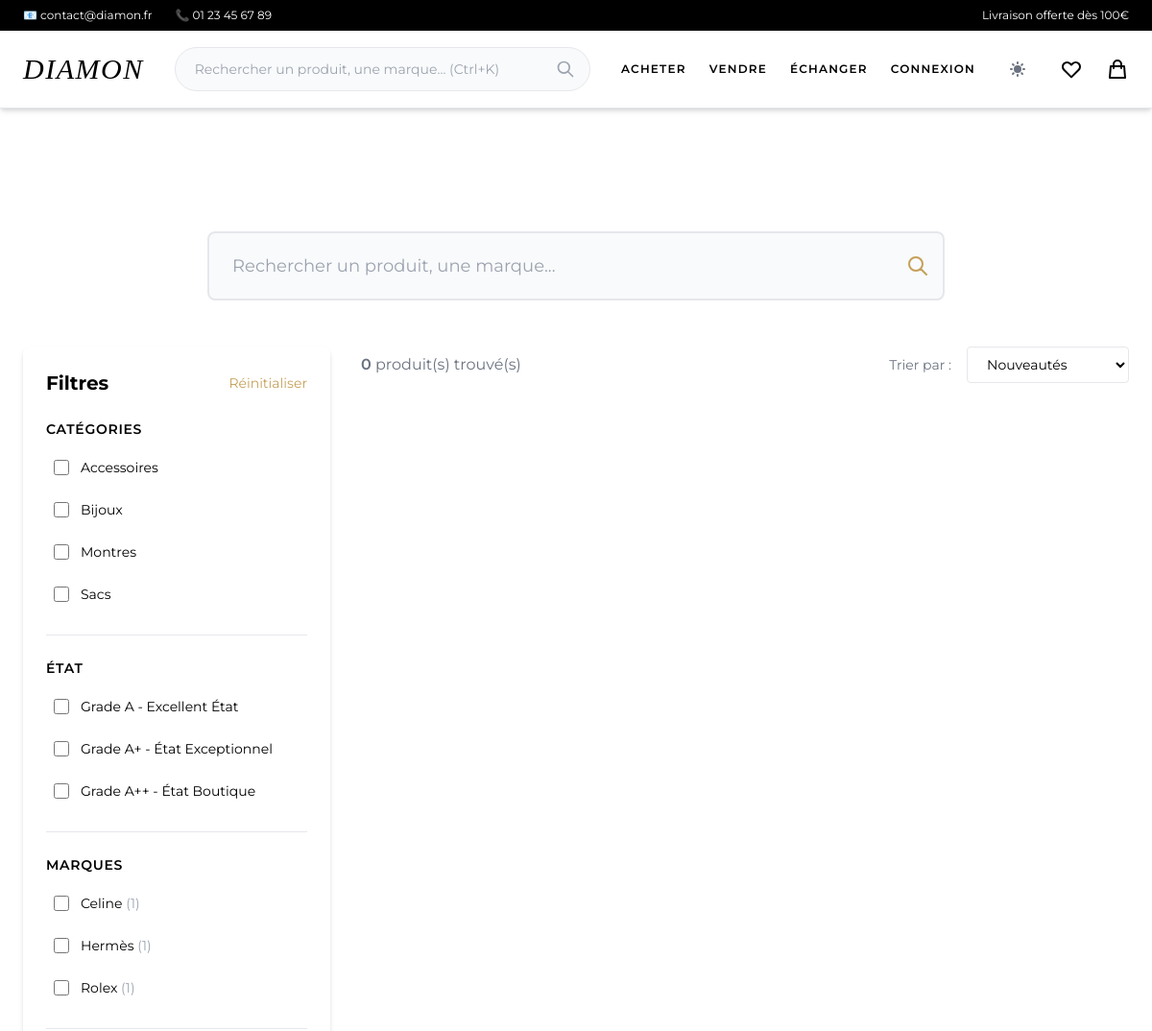
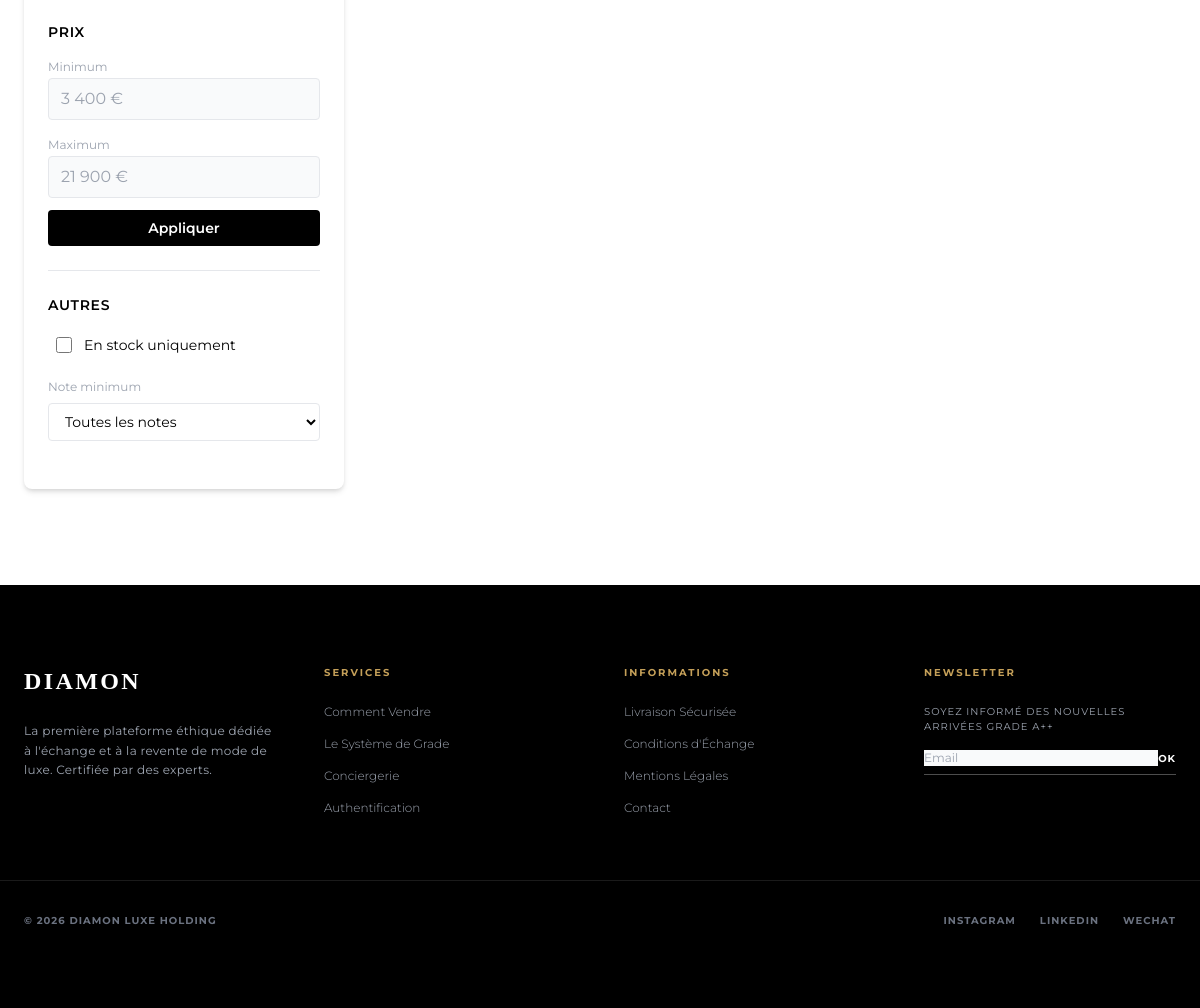
Page /recherche.php on the committed database (2 pictures, top to bottom).
### tables this page shows
CREATE TABLE categorie (
    id INT PRIMARY KEY AUTO_INCREMENT,
    nom VARCHAR(100) NOT NULL,
    slug VARCHAR(100) NOT NULL UNIQUE,
    description TEXT,
    created_at TIMESTAMP DEFAULT CURRENT_TIMESTAMP
);

CREATE TABLE grade (
    id INT PRIMARY KEY AUTO_INCREMENT,
    code VARCHAR(10) NOT NULL UNIQUE,
    nom VARCHAR(100) NOT NULL,
    description TEXT
);

### models/Recherche.php (called while the page is built, shortened)
<?php
require_once __DIR__ . '/../includes/db.php';
class Recherche {
    public static function getMarquesDisponibles() {
        global $pdo;
        try {
            $stmt = $pdo->query("
                SELECT DISTINCT marque, COUNT(*) as nb_produits
                FROM produit
                WHERE disponible = 1
                GROUP BY marque
                ORDER BY marque ASC
            ");
            return $stmt->fetchAll(PDO::FETCH_ASSOC);
        } catch (PDOException $e) {
            error_log("Erreur get marques: " . $e->getMessage());
            return [];
        }
    }
    public static function getPlagePrix() {
        global $pdo;
        try {
            $stmt = $pdo->query("
                SELECT
                    MIN(prix) as prix_min,
                    MAX(prix) as prix_max
                FROM produit
                WHERE disponible = 1
            ");
            return $stmt->fetch(PDO::FETCH_ASSOC);
        } catch (PDOException $e) {
            error_log("Erreur get plage prix: " . $e->getMessage());
            return ['prix_min' => 0, 'prix_max' => 0];
        }
    }
}

### recherche.php (the view, shortened to what this page needs)
<?php
require_once __DIR__ . '/includes/header.php';
require_once __DIR__ . '/models/Recherche.php';
$categories = $pdo->query("SELECT * FROM categorie ORDER BY nom")->fetchAll();
$grades = $pdo->query("SELECT * FROM grade ORDER BY code")->fetchAll();
$marques = Recherche::getMarquesDisponibles();
$plage_prix = Recherche::getPlagePrix();
$params_initiaux = [
    'q' => $_GET['q'] ?? '',
    'categorie' => $_GET['categorie'] ?? null,
    'grade' => $_GET['grade'] ?? null,
    'marque' => $_GET['marque'] ?? null,
    'prix_min' => $_GET['prix_min'] ?? '',
    'prix_max' => $_GET['prix_max'] ?? '',
    'sort' => $_GET['sort'] ?? 'nouveautes'
];
?>
<main class="pt-32 pb-24">
    <div class="max-w-7xl mx-auto px-6">
        <div class="mb-12">
            <div class="max-w-3xl mx-auto">
                <div class="relative">
                    <input type="text"
                           id="searchInput"
                           value="<?= htmlspecialchars($params_initiaux['q']) ?>"
                           placeholder="Rechercher un produit, une marque..."
                           class="w-full px-6 py-5 text-lg border-2 border-gray-300 rounded-lg focus:border-gold focus:outline-none pr-12">
                    <button onclick="lancerRecherche()"
                            class="absolute right-4 top-1/2 transform -translate-y-1/2 text-gold hover:text-black transition">
                        <svg class="w-6 h-6" fill="none" stroke="currentColor" viewBox="0 0 24 24">
                            <path stroke-linecap="round" stroke-linejoin="round" stroke-width="2" d="M21 21l-6-6m2-5a7 7 0 11-14 0 7 7 0 0114 0z"></path>
                        </svg>
                    </button>
                </div>
            </div>
        </div>
        <div class="flex gap-8">
            <aside class="w-80 flex-shrink-0">
                <div class="bg-white rounded-lg shadow p-6 sticky top-32">
                    <div class="flex items-center justify-between mb-6">
                        <h2 class="text-xl font-bold">Filtres</h2>
                        <button onclick="resetFiltres()"
                                class="text-sm text-gold hover:underline">
                            Réinitialiser
                        </button>
                    </div>
                    <div class="mb-6 pb-6 border-b">
                        <h3 class="font-semibold mb-3 text-sm uppercase tracking-wider">Catégories</h3>
                        <div class="space-y-2">
                            <?php foreach ($categories as $cat): ?>
                                <label class="flex items-center cursor-pointer hover:bg-gray-50 p-2 rounded transition">
                                    <input type="checkbox"
                                           name="categorie[]"
                                           value="<?= $cat['id'] ?>"
                                           class="w-4 h-4 text-gold border-gray-300 rounded focus:ring-gold filtre-checkbox">
                                    <span class="ml-3 text-sm"><?= htmlspecialchars($cat['nom']) ?></span>
                                </label>
                            <?php endforeach; ?>
                        </div>
                    </div>
                    <div class="mb-6 pb-6 border-b">
                        <h3 class="font-semibold mb-3 text-sm uppercase tracking-wider">État</h3>
                        <div class="space-y-2">
                            <?php foreach ($grades as $grade): ?>
                                <label class="flex items-center cursor-pointer hover:bg-gray-50 p-2 rounded transition">
                                    <input type="checkbox"
                                           name="grade[]"
                                           value="<?= $grade['id'] ?>"
                                           class="w-4 h-4 text-gold border-gray-300 rounded focus:ring-gold filtre-checkbox">
                                    <span class="ml-3 text-sm">
                                        Grade <?= htmlspecialchars($grade['code']) ?> - <?= htmlspecialchars($grade['nom']) ?>
                                    </span>
                                </label>
                            <?php endforeach; ?>
                        </div>
                    </div>
                    <div class="mb-6 pb-6 border-b">
                        <h3 class="font-semibold mb-3 text-sm uppercase tracking-wider">Marques</h3>
                        <div class="space-y-2 max-h-48 overflow-y-auto">
                            <?php foreach ($marques as $marque): ?>
                                <label class="flex items-center cursor-pointer hover:bg-gray-50 p-2 rounded transition">
                                    <input type="checkbox"
                                           name="marque[]"
                                           value="<?= htmlspecialchars($marque['marque']) ?>"
                                           class="w-4 h-4 text-gold border-gray-300 rounded focus:ring-gold filtre-checkbox">
                                    <span class="ml-3 text-sm">
                                        <?= htmlspecialchars($marque['marque']) ?>
                                        <span class="text-gray-400">(<?= $marque['nb_produits'] ?>)</span>
                                    </span>
                                </label>
                            <?php endforeach; ?>
                        </div>
                    </div>
                    <div class="mb-6 pb-6 border-b">
                        <h3 class="font-semibold mb-3 text-sm uppercase tracking-wider">Prix</h3>
                        <div class="space-y-3">
                            <div>
                                <label class="text-xs text-gray-500">Minimum</label>
                                <input type="number"
                                       id="prixMin"
                                       placeholder="<?= number_format($plage_prix['prix_min'], 0, ',', ' ') ?> €"
                                       min="0"
                                       step="100"
                                       class="w-full px-3 py-2 border border-gray-300 rounded focus:border-gold focus:outline-none">
                            </div>
                            <div>
                                <label class="text-xs text-gray-500">Maximum</label>
                                <input type="number"
                                       id="prixMax"
                                       placeholder="<?= number_format($plage_prix['prix_max'], 0, ',', ' ') ?> €"
                                       min="0"
                                       step="100"
                                       class="w-full px-3 py-2 border border-gray-300 rounded focus:border-gold focus:outline-none">
                            </div>
                            <button onclick="appliquerFiltrePrix()"
                                    class="w-full bg-black text-white py-2 rounded text-sm font-semibold hover:bg-gold transition">
                                Appliquer
                            </button>
                        </div>
                    </div>
                    <div class="mb-6">
                        <h3 class="font-semibold mb-3 text-sm uppercase tracking-wider">Autres</h3>
                        <div class="space-y-2">
                            <label class="flex items-center cursor-pointer hover:bg-gray-50 p-2 rounded transition">
                                <input type="checkbox"
                                       id="enStock"
                                       class="w-4 h-4 text-gold border-gray-300 rounded focus:ring-gold filtre-checkbox">
                                <span class="ml-3 text-sm">En stock uniquement</span>
                            </label>
                            <div class="pt-2">
                                <label class="text-xs text-gray-500 block mb-2">Note minimum</label>
                                <select id="noteMin"
                                        class="w-full px-3 py-2 border border-gray-300 rounded focus:border-gold focus:outline-none text-sm filtre-select">
                                    <option value="">Toutes les notes</option>
                                </select>
                            </div>
                        </div>
                    </div>
                </div>
            </aside>
            <div class="flex-1">
                <div class="flex items-center justify-between mb-8">
                    <div id="compteurResultats" class="text-gray-600">
                        <span class="font-semibold" id="nbResultats">0</span> produit(s) trouvé(s)
                    </div>
                    <div class="flex items-center space-x-4">
                        <label class="text-sm text-gray-600">Trier par :</label>
                        <select id="triSelect"
                                class="px-4 py-2 border border-gray-300 rounded focus:border-gold focus:outline-none text-sm">
                            <option value="nouveautes">Nouveautés</option>
                        </select>
                    </div>
                </div>
            </div>
        </div>
    </div>
</main>
<?php include __DIR__ . '/includes/footer.php'; ?>

### rows in the picture
categorie: nom "Accessoires"
categorie: nom "Bijoux"
categorie: nom "Montres"
categorie: nom "Sacs"
grade: code "A", nom "Excellent État"
grade: code "A+", nom "État Exceptionnel"
grade: code "A++", nom "État Boutique"

### other values in the picture
$marque['marque'] "Celine"
$marque['nb_produits'] "1"
$marque['marque'] "Hermès"
$marque['marque'] "Rolex"
